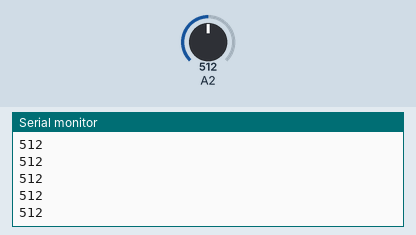
This sketch was run on a simulated Arduino Uno, built with avr-gcc and run on an emulated ATmega328P. Parts: the last lines printed to the serial monitor. The test bench sets the inputs (shaded band); at power-on: A2 = 512.

Above: at 1.2 s.
1.3 s: A2 set to 716
At 2.2 s:
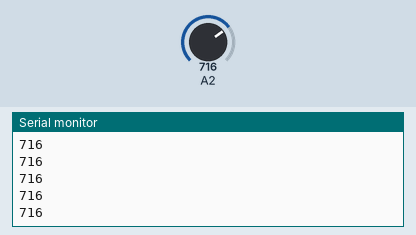
2.8 s: A2 set to 900
At 3.9 s:
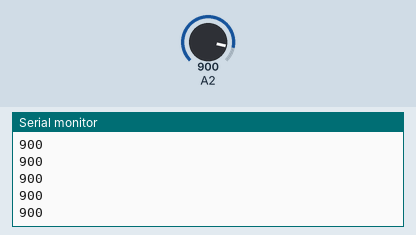
Timing chart, 0 to 5.8 s (numbered marks = the images above; inputs shaded):
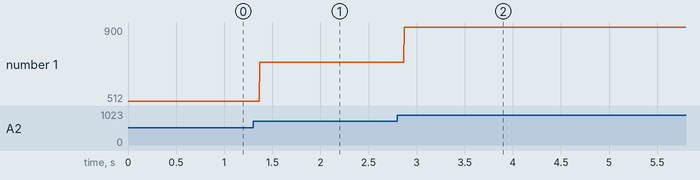

The sketch:

testing.ino
```cpp
void setup() {
pinMode(A2, INPUT);
Serial.begin(9600);
}

void loop() {
Serial.println(analogRead(A2));
}
```

Measured:
- after the input at 1.3 s, the serial monitor: prints a new line after 0.07 s (image 1)
- after the input at 2.8 s, the serial monitor: prints a new line after 0.07 s (image 2)
- plotted number 1: 512 → 716 after the input at 1.3 s, 716 → 900 after the input at 2.8 s
